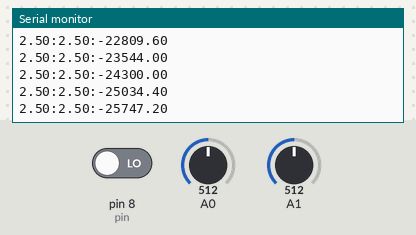
The sketch below on a simulated Arduino Uno, built with avr-gcc and run on an emulated ATmega328P. Parts: the last lines printed to the serial monitor. The test bench sets the inputs (shaded band); at power-on: A0 = 512, A1 = 512, pin 8 (pin) LOW.

Above: at 1.2 s.
1.3 s: A0 set to 0
At 2.2 s:
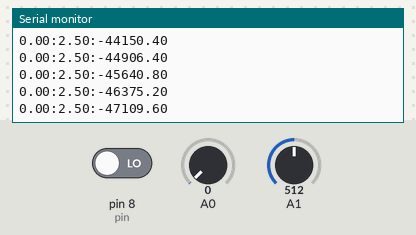
4.3 s: A1 set to 716
At 5.3 s:
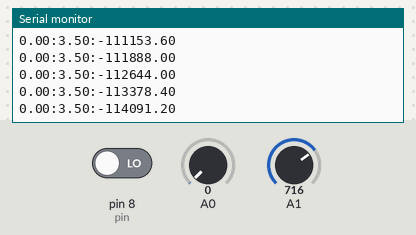
7.3 s: pin 8 (pin) driven HIGH
8.8 s: A0 set to 122
At 9.8 s:
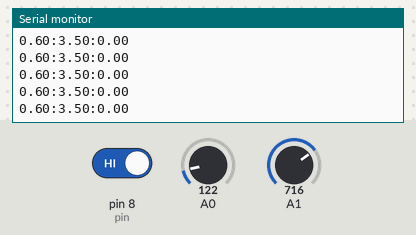
10.3 s: A1 set to 900
At 10.9 s:
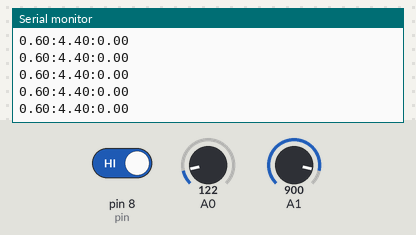
11.8 s: pin 8 (pin) driven LOW
At 12.5 s:
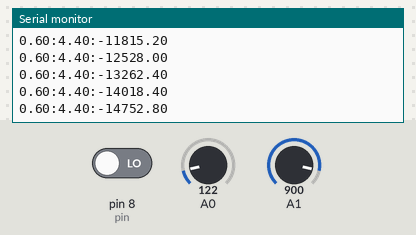
Timing chart, 0 to 14.3 s (numbered marks = the images above; inputs shaded):
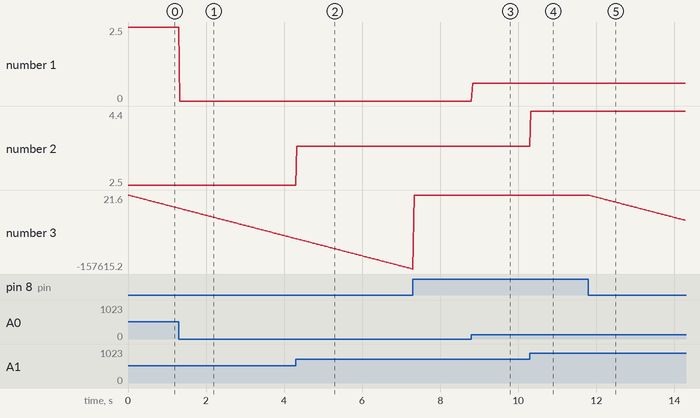

The sketch:

sketch_oct22a.ino
```cpp
double A=0;
double C=0;
double B=0;
double D=0;
String voltaje, corriente,fimetro;
double tic,toc,delta,angulo;
int pin=8;
int value=0;
float f1,f2,f3,f4,f5,f6,f7,f8,f9,f10,f11,f12,f13,f14,delta1;

void setup()
{
   Serial.begin(9600);
   pinMode(pin,INPUT);
}

void loop()
{
   value=digitalRead(pin);
   A= analogRead(A0);   // realizar la lectura
   C= analogRead(A1);   // realizar la lectura
   B= (A*(5.00))/1023.00;
   D= (C*(5.00))/1023.00;
   voltaje=String(D);
   corriente=String(B);
   tic= millis();
   if(value==HIGH)
   { //Serial.println("Encendido");
     toc=millis();
     }
   delta=toc-tic;
   angulo=(delta*(360*60))/1000;
   fimetro=String(angulo);

   Serial.println(corriente+":"+voltaje+":"+fimetro);
   delay(33.34);
}
```

Measured:
- after the input at 8.8 s, the serial monitor: prints a new line at once (image 3)
- after the input at 10.3 s, the serial monitor: prints a new line at once (image 4)
- after the input at 11.8 s, the serial monitor: prints a new line at once (image 5)
- plotted number 1: 0 → 0.6 after the input at 8.8 s
- plotted number 2: 3.5 → 4.4 after the input at 10.3 s
- plotted number 3: 0 → -53848 after the input at 11.8 s
